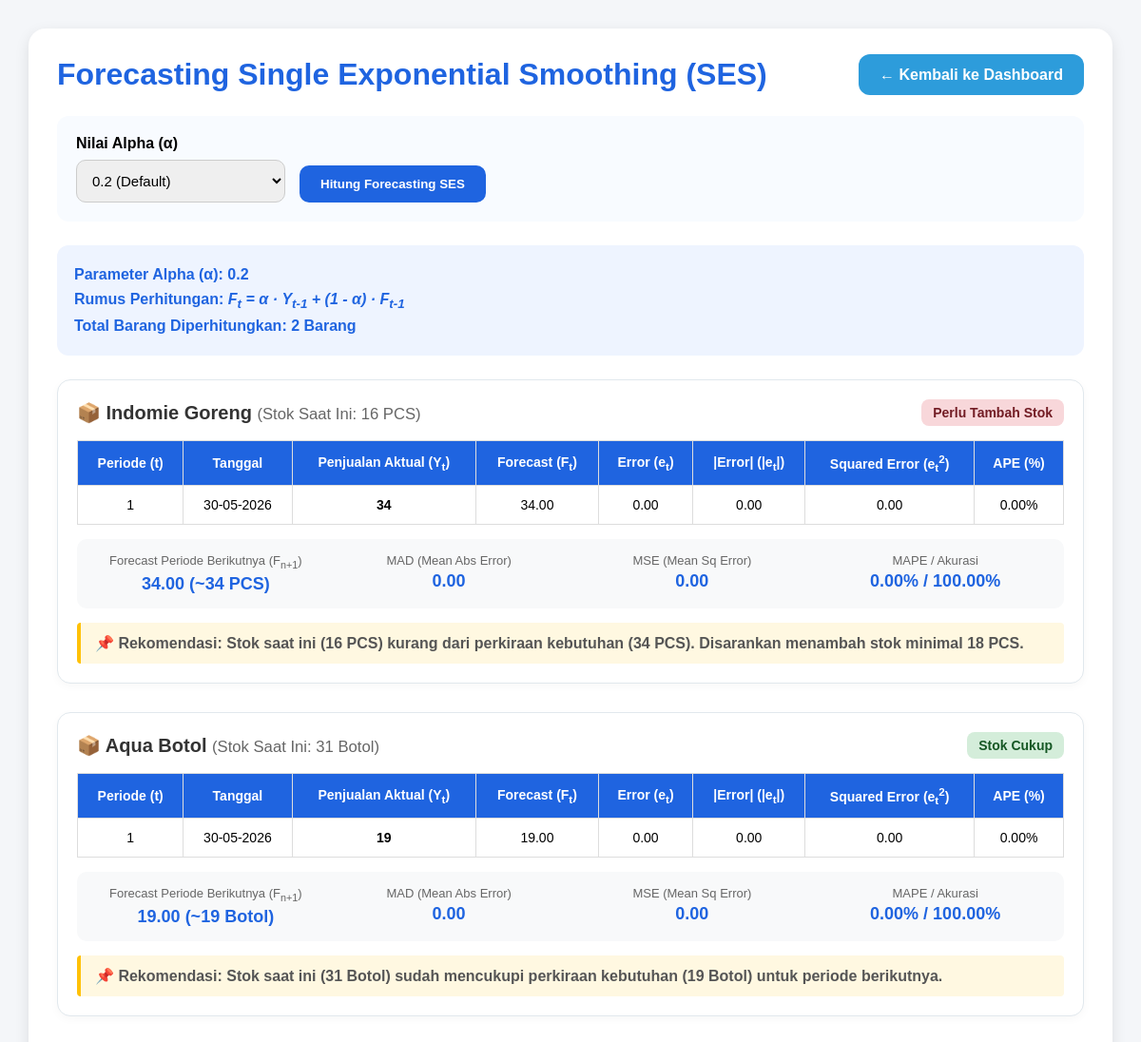
The app's page /data-mining.php with its own data.
### tables this page shows
CREATE TABLE `barang` (
  `id_barang` int(11) NOT NULL AUTO_INCREMENT PRIMARY KEY,
  `no_barang` varchar(50) NOT NULL,
  `nama_barang` varchar(100) NOT NULL,
  `jumlah_barang` int(11) NOT NULL,
  `jenis_barang` varchar(50) NOT NULL,
  `harga` int(11) NOT NULL
);

### includes/ses-engine.php (called while the page is built, shortened)
<?php
function hitungSES($koneksi, $alpha = 0.2){
    $alpha = floatval($alpha);
    $queryBarang = mysqli_query($koneksi, "SELECT * FROM barang ORDER BY id_barang ASC");
    $dataSES = [];
    $totalBarang = 0;
    while($b = mysqli_fetch_assoc($queryBarang)){
        $totalBarang++;
        $id_barang = $b['id_barang'];
        $nama_barang = $b['nama_barang'];
        $stok_saat_ini = (int)$b['jumlah_barang'];
        $jenis_barang = $b['jenis_barang'];
        $queryPenjualan = mysqli_query($koneksi, "
            SELECT t.tanggal, SUM(i.jumlah) AS total_terjual
            FROM item_transaksi i
            JOIN transaksi_penjualan_multi t ON i.id_transaksi = t.id_transaksi
            WHERE i.id_barang = '$id_barang'
            GROUP BY t.tanggal
            ORDER BY t.tanggal ASC
        ");
        $riwayat = [];
        while($r = mysqli_fetch_assoc($queryPenjualan)){
            $riwayat[] = [
                'tanggal' => $r['tanggal'],
                'aktual'  => (int)$r['total_terjual']
            ];
        }
        $n = count($riwayat);
        $detailPerhitungan = [];
        $forecastNext = 0;
        $mad = 0;
        $mse = 0;
        $mape = 0;
        $akurasi = 0;
        if($n > 0){
            $totalAbsError = 0;
            $totalSqError = 0;
            $totalPctError = 0;
            $prevForecast = $riwayat[0]['aktual'];
            for($i = 0; $i < $n; $i++){
                $t = $i + 1;
                $aktual = $riwayat[$i]['aktual'];
                $tanggal = $riwayat[$i]['tanggal'];
                if($i == 0){
                    $forecast = $aktual;
                } else {
                    $prevAktual = $riwayat[$i-1]['aktual'];
                    $forecast = ($alpha * $prevAktual) + ((1 - $alpha) * $prevForecast);
                }
                $error = $aktual - $forecast;
                $absError = abs($error);
                $sqError = pow($error, 2);
                $pctError = ($aktual > 0) ? ($absError / $aktual) * 100 : 0;
                $totalAbsError += $absError;
                $totalSqError += $sqError;
                $totalPctError += $pctError;
                $detailPerhitungan[] = [
                    'periode' => $t,
                    'tanggal' => $tanggal,
                    'aktual' => $aktual,
                    'forecast' => $forecast,
                    'error' => $error,
                    'abs_error' => $absError,
                    'sq_error' => $sqError,
                    'pct_error' => $pctError
                ];
                $prevForecast = $forecast;
            }
            $lastAktual = $riwayat[$n-1]['aktual'];
            $forecastNext = ($alpha * $lastAktual) + ((1 - $alpha) * $prevForecast);
            $mad = $totalAbsError / $n;
            $mse = $totalSqError / $n;
            $mape = $totalPctError / $n;
            $akurasi = max(0, 100 - $mape);
        }
        $prediksiStokUnit = (int)ceil($forecastNext);
        if($stok_saat_ini < $prediksiStokUnit){
            $status = "Perlu Tambah Stok";
            $classStatus = "rendah";
            $tambahQty = $prediksiStokUnit - $stok_saat_ini;
            $rekomendasi = "Stok saat ini ($stok_saat_ini $jenis_barang) kurang dari perkiraan kebutuhan ($prediksiStokUnit $jenis_barang). Disarankan menambah stok minimal $tambahQty $jenis_barang.";
        } else {
            $status = "Stok Cukup";
            $classStatus = "tinggi";
            $rekomendasi = "Stok saat ini ($stok_saat_ini $jenis_barang) sudah mencukupi perkiraan kebutuhan ($prediksiStokUnit $jenis_barang) untuk periode berikutnya.";
        }
        $dataSES[] = [
            'id_barang' => $id_barang,
            'nama_barang' => $nama_barang,
            'jenis_barang' => $jenis_barang,
            'stok_saat_ini' => $stok_saat_ini,
            'n_periode' => $n,
            'riwayat' => $riwayat,
            'detail' => $detailPerhitungan,
            'forecast_next' => $forecastNext,
            'prediksi_stok_unit' => $prediksiStokUnit,
            'mad' => $mad,
            'mse' => $mse,
            'mape' => $mape,
            'akurasi' => $akurasi,
            'status' => $status,
            'class_status' => $classStatus,
            'rekomendasi' => $rekomendasi
        ];
    }
    return [
        'alpha' => $alpha,
        'totalBarang' => $totalBarang,
        'dataSES' => $dataSES
    ];
}
?>

### data-mining.php (the view, shortened to what this page needs)
<?php
include 'config/koneksi.php';
include 'includes/ses-engine.php';
$alpha = $_SESSION['alpha'] ?? 0.2;
$hasil = hitungSES($koneksi, $alpha);
$totalBarang = $hasil['totalBarang'];
$dataSES     = $hasil['dataSES'];
?>
<!DOCTYPE html>
<html lang="id">
<head>
</head>
<body>
<div class="container">
<div class="header-top">
  <h1>Forecasting Single Exponential Smoothing (SES)</h1>
  <div class="top-action">
    <a href="dashboard.php">← Kembali ke Dashboard</a>
  </div>
</div>
<form method="POST" class="form-ses">
  <div class="form-group">
    <label>Nilai Alpha (&alpha;)</label>
    <select name="alpha">
      <option value="0.2" <?= ($alpha == 0.2) ? 'selected' : ''; ?>>0.2 (Default)</option>
    </select>
  </div>
  <button type="submit" class="btn-proses">Hitung Forecasting SES</button>
</form>
<div class="info">
  Parameter Alpha (&alpha;): <b><?= $alpha; ?></b><br>
  Rumus Perhitungan: <i>F<sub>t</sub> = &alpha; &middot; Y<sub>t-1</sub> + (1 - &alpha;) &middot; F<sub>t-1</sub></i><br>
  Total Barang Diperhitungkan: <b><?= $totalBarang; ?> Barang</b>
</div>
<?php if(count($dataSES) > 0){
  foreach($dataSES as $item){
?>
<div class="card-barang">
  <h2>
    <span>📦 <?= $item['nama_barang']; ?> <small style="font-weight:normal;color:#666;">(Stok Saat Ini: <?= $item['stok_saat_ini']; ?> <?= $item['jenis_barang']; ?>)</small></span>
    <span class="badge <?= $item['class_status']; ?>"><?= $item['status']; ?></span>
  </h2>
  <?php if($item['n_periode'] > 0){ ?>
  <table>
    <thead>
      <tr>
        <th>Periode (t)</th>
        <th>Tanggal</th>
        <th>Penjualan Aktual (Y<sub>t</sub>)</th>
        <th>Forecast (F<sub>t</sub>)</th>
        <th>Error (e<sub>t</sub>)</th>
        <th>|Error| (|e<sub>t</sub>|)</th>
        <th>Squared Error (e<sub>t</sub><sup>2</sup>)</th>
        <th>APE (%)</th>
      </tr>
    </thead>
    <tbody>
      <?php foreach($item['detail'] as $d){ ?>
      <tr>
        <td><?= $d['periode']; ?></td>
        <td><?= date('d-m-Y', strtotime($d['tanggal'])); ?></td>
        <td><b><?= $d['aktual']; ?></b></td>
        <td><?= number_format($d['forecast'], 2); ?></td>
        <td><?= number_format($d['error'], 2); ?></td>
        <td><?= number_format($d['abs_error'], 2); ?></td>
        <td><?= number_format($d['sq_error'], 2); ?></td>
        <td><?= number_format($d['pct_error'], 2); ?>%</td>
      </tr>
      <?php } ?>
    </tbody>
  </table>
  <div class="summary-grid">
    <div class="summary-item">
      <div class="title">Forecast Periode Berikutnya (F<sub>n+1</sub>)</div>
      <div class="val"><?= number_format($item['forecast_next'], 2); ?> (~<?= $item['prediksi_stok_unit']; ?> <?= $item['jenis_barang']; ?>)</div>
    </div>
    <div class="summary-item">
      <div class="title">MAD (Mean Abs Error)</div>
      <div class="val"><?= number_format($item['mad'], 2); ?></div>
    </div>
    <div class="summary-item">
      <div class="title">MSE (Mean Sq Error)</div>
      <div class="val"><?= number_format($item['mse'], 2); ?></div>
    </div>
    <div class="summary-item">
      <div class="title">MAPE / Akurasi</div>
      <div class="val"><?= number_format($item['mape'], 2); ?>% / <b><?= number_format($item['akurasi'], 2); ?>%</b></div>
    </div>
  </div>
  <div class="rekom-box">
    📌 Rekomendasi: <?= $item['rekomendasi']; ?>
  </div>
  <?php } else { ?>
    <p style="color:gray; font-style:italic; margin-top:10px;">Belum ada riwayat transaksi penjualan untuk barang ini.</p>
  <?php } ?>
</div>
<?php } } else { ?>
  <div class="info" style="background:#fff3cd;color:#856404;">
    Belum ada data barang tersedia untuk dihitung forecasting SES.
  </div>
<?php } ?>
</div>
</body>
</html>

### data-mining.php (style rules this page uses)
* { margin:0;padding:0;box-sizing:border-box;font-family:Arial, Helvetica, sans-serif; }
body { background:#f4f6f9;padding:30px; }
.container { background:white;padding:30px;border-radius:18px;box-shadow:0 5px 15px rgba(0,0,0,0.1); }
.header-top { display:flex;justify-content:space-between;align-items:center;margin-bottom:25px; }
h1 { color:#1f64e0; }
.top-action a { background:#2d9cdb;color:white;text-decoration:none;padding:13px 22px;border-radius:12px;font-weight:bold; }
.form-ses { display:flex;gap:15px;align-items:end;background:#f8fbff;padding:20px;border-radius:12px;margin-bottom:25px; }
.form-group label { display:block;font-weight:bold;margin-bottom:8px; }
.form-group select { padding:12px;border:1px solid #ccc;border-radius:10px;width:220px;font-size:15px; }
.btn-proses { background:#1f64e0;color:white;border:none;padding:12px 22px;border-radius:10px;font-weight:bold;cursor:pointer;transition:0.3s; }
.info { background:#eef4ff;color:#1f64e0;padding:18px;border-radius:12px;margin-bottom:25px;font-weight:bold;line-height:1.6; }
.card-barang { background:#ffffff;border:1px solid #e1e8ed;border-radius:14px;padding:20px;margin-bottom:30px;box-shadow:0 3px 10px rgba(0,0,0,0.03); }
.card-barang h2 { color:#333;margin-bottom:12px;font-size:20px;display:flex;justify-content:space-between;align-items:center; }
.badge { padding:6px 12px;border-radius:8px;font-size:14px;font-weight:bold; }
.tinggi { color:#155724;background:#d4edda; }
.rendah { color:#721c24;background:#f8d7da; }
table { width:100%;border-collapse:collapse;margin-top:15px;margin-bottom:15px; }
th { background:#1f64e0;color:white;padding:12px;border:1px solid #ddd;font-size:14px; }
td { padding:12px;border:1px solid #ddd;text-align:center;font-size:14px; }
.summary-grid { display:grid;grid-template-columns:repeat(4, 1fr);gap:15px;margin-top:15px;background:#f8f9fa;padding:15px;border-radius:10px; }
.summary-item { text-align:center; }
.summary-item .title { font-size:13px;color:#666; }
.summary-item .val { font-size:18px;font-weight:bold;color:#1f64e0;margin-top:4px; }
.rekom-box { background:#fff8e1;border-left:4px solid #ffc107;padding:12px 15px;margin-top:15px;border-radius:4px;font-weight:bold;color:#555; }

### records on screen
barang: nama_barang "Indomie Goreng", jumlah_barang "16", jenis_barang "PCS", status "Perlu Tambah Stok", periode "1", tanggal "30-05-2026", aktual "34", forecast "34.00", error "0.00", abs_error "0.00", sq_error "0.00", pct_error "0.00", id_barang "34.00", id_barang "34", mad "0.00", mse "0.00", mape "0.00", akurasi "100.00", rekomendasi "Stok saat ini (16 PCS) kurang dari perkiraan kebutuhan (34 PCS). Disarankan menambah stok minimal 18 PCS."

### other values on screen
$alpha "0.2"
$totalBarang "2"
$item['nama_barang'] "Aqua Botol"
$item['stok_saat_ini'] "31"
$item['jenis_barang'] "Botol"
$item['status'] "Stok Cukup"
$d['periode'] "1"
date('d-m-Y', strtotime($d['tanggal'])) "30-05-2026"
$d['aktual'] "19"
$d['forecast'] "19.00"
$d['error'] "0.00"
$d['abs_error'] "0.00"
$d['sq_error'] "0.00"
$d['pct_error'] "0.00"
$item['forecast_next'] "19.00"
